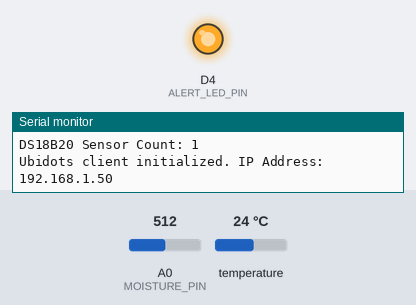
Recording of a sketch running on a simulated ESP8266 (NodeMCU). Shown: output pins drawn as LEDs (lit = HIGH), the last lines printed to the serial monitor. The inputs (shaded band) are chosen by the test bench; at power-on: A0 (MOISTURE_PIN) = 512, temperature 24 °C.

Above: at 11.1 s.
At 21.72 s:
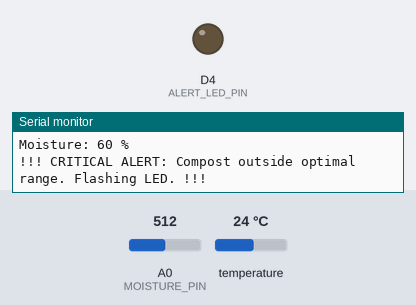
Timing chart, 0 to 29.8 s (numbered marks = the images above):
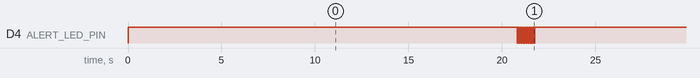

The sketch:

compost.ino
```cpp
// --- COMPOSTING IOT MONITOR - ESP8266 SKETCH (UBIDOTS INTEGRATION) ---
// This sketch reads temperature (DS18B20) and moisture (Analog Capacitive Sensor)
// and sends the data to Ubidots over Wi-Fi, which has a dedicated mobile app.

// 1. INCLUDE REQUIRED LIBRARIES
#include <ESP8266WiFi.h>
#include <OneWire.h>
#include <DallasTemperature.h>
// ---------------------------------------------------------------------------------
// CRITICAL FIX FOR LIBRARY ERROR:
// Reverting to the standard include name with angle brackets to resolve the library path issue.
#include <Ubidots.h>
// ---------------------------------------------------------------------------------

// 2. WIFI & UBIDOTS CONFIGURATION (UPDATE THESE)
const char* WIFI_SSID = "YOUR_WIFI_SSID";          // Your WiFi Network Name
const char* WIFI_PASS = "YOUR_WIFI_PASSWORD";  // Your WiFi Password

// Ubidots Account Configuration
// Go to https://ubidots.com/ and get your account token from your profile page.
const char* UBIDOTS_TOKEN = "YOUR_UBIDOTS_ACCOUNT_TOKEN";
const char* DEVICE_LABEL = "compost-monitor"; // A unique label for this specific device
const char* TEMPERATURE_LABEL = "temperature"; // The variable name for temperature
const char* MOISTURE_LABEL = "moisture";     // The variable name for moisture

// Delay between sending updates (in milliseconds).
const long readingInterval = 20000; // 20 seconds (20000 ms)
long lastReadingTime = 0;

// 3. SENSOR PIN DEFINITIONS & ALERT CONFIG
// DS18B20 Temperature Sensor (Data pin connected to D2 on ESP8266)
// NOTE: On NodeMCU boards, D2 is GPIO 4
#define ONE_WIRE_BUS D2
OneWire oneWire(ONE_WIRE_BUS);
DallasTemperature sensors(&oneWire);

// Capacitive Moisture Sensor (Analog pin A0 on ESP8266)
#define MOISTURE_PIN A0

// Built-in LED for visual alerts (usually GPIO 2 / D4 on NodeMCU)
#define ALERT_LED_PIN 2

// 4. OPTIMAL COMPOSTING THRESHOLDS
// Composting is active in the THERMOPHILIC range (55C - 65C)
const float MIN_TEMP_C = 50.0; // Alert if temperature drops below this (needs turning)
const float MAX_MOISTURE_PCT = 65; // Alert if moisture is above this (too wet, anaerobic risk)
const float MIN_MOISTURE_PCT = 40; // Alert if moisture is below this (too dry)

// Calibration values for the moisture sensor
const int AIR_VALUE = 850;   // Sensor value when completely dry (in air)
const int WATER_VALUE = 300; // Sensor value when completely wet (in water)

// Initialize Ubidots Client
// NOTE: The Ubidots class is now defined in Ubidots.h
Ubidots ubidots(UBIDOTS_TOKEN);

// --- SETUP FUNCTION ---
void setup() {
  Serial.begin(115200);
  Serial.println("\n--- Compost IoT Monitor Initializing (Ubidots) ---");

  // Setup the onboard LED pin as an output
  pinMode(ALERT_LED_PIN, OUTPUT);
  digitalWrite(ALERT_LED_PIN, HIGH); // Turn off LED (HIGH is usually OFF for onboard ESP LEDs)

  // Initialize temperature sensor
  sensors.begin();
  Serial.print("DS18B20 Sensor Count: ");
  Serial.println(sensors.getDeviceCount());

  // Set up Wi-Fi using the Ubidots library function
  ubidots.connectToWifi(WIFI_SSID, WIFI_PASS);
  Serial.print("Ubidots client initialized. IP Address: ");
  Serial.println(WiFi.localIP());
}

// --- UTILITY FUNCTION ---
// Converts Celsius to Fahrenheit
float toFahrenheit(float celsius) {
  return celsius * 9.0 / 5.0 + 32.0;
}

// Function to flash the LED to indicate an alert condition
void triggerAlert() {
  // Flash rapidly for 1 second
  for (int i = 0; i < 10; i++) {
    digitalWrite(ALERT_LED_PIN, LOW); // LED ON
    delay(50);
    digitalWrite(ALERT_LED_PIN, HIGH); // LED OFF
    delay(50);
  }
}

// --- READING FUNCTIONS ---

// Function to read temperature from DS18B20
float getTemperature() {
  sensors.requestTemperatures(); // Send the command to get temperatures
  float tempC = sensors.getTempCByIndex(0); // Get the temperature in Celsius of the first sensor
  if (tempC == DEVICE_DISCONNECTED_C) {
    Serial.println("Error: DS18B20 disconnected or error reading!");
    return -99.0; // Error value
  }
  return tempC;
}

// Function to read and map moisture percentage
int getMoisturePercentage() {
  int rawValue = analogRead(MOISTURE_PIN);

  // Map the raw analog value to a percentage (0-100)
  int moisturePercent = map(rawValue, AIR_VALUE, WATER_VALUE, 0, 100);

  // Constrain the value between 0 and 100
  moisturePercent = constrain(moisturePercent, 0, 100);

  Serial.print("Raw Moisture: ");
  Serial.print(rawValue);
  Serial.print(", Moisture %: ");
  Serial.println(moisturePercent);

  return moisturePercent;
}


// --- UBIDOTS DATA TRANSMISSION ---
void sendDataToUbidots(float tempC, int moisturePercent) {
  // Check if connected and try to reconnect if not
  if (!ubidots.isConnected()) {
    Serial.println("Ubidots client not connected. Attempting reconnection...");
    ubidots.reconnect();
  }

  if (ubidots.isConnected()) {
    // Add the values to the payload (variable label, value)
    ubidots.add(TEMPERATURE_LABEL, tempC);
    ubidots.add(MOISTURE_LABEL, moisturePercent);
    // Optionally add Fahrenheit value too
    ubidots.add("temp_f", toFahrenheit(tempC));

    Serial.print("Sending data to Ubidots...");

    // Send the data using the device label
    if (ubidots.sendAll(DEVICE_LABEL)) {
      Serial.println(" Data sent successfully.");
    } else {
      Serial.println(" ERROR: Failed to send data to Ubidots.");
    }
  } else {
    Serial.println("Failed to connect to Ubidots after retry.");
  }
}

// --- MAIN LOOP ---
void loop() {
  // Check if it's time to take a new reading and send data
  if (millis() - lastReadingTime >= readingInterval) {

    // 1. READ SENSOR DATA
    float tempC = getTemperature();
    int moisturePercent = getMoisturePercentage();

    // 2. PRINT TO SERIAL
    Serial.println("--- Reading ---");
    Serial.print("Temperature: ");
    Serial.print(tempC);
    Serial.println(" C");
    Serial.print("Moisture: ");
    Serial.print(moisturePercent);
    Serial.println(" %");

    // 3. CHECK FOR CRITICAL CONDITIONS AND ALERT
    if (tempC != -99.0 && (tempC < MIN_TEMP_C || moisturePercent < MIN_MOISTURE_PCT || moisturePercent > MAX_MOISTURE_PCT)) {
      Serial.println("!!! CRITICAL ALERT: Compost outside optimal range. Flashing LED. !!!");
      triggerAlert(); // Flash the built-in LED
    } else if (tempC != -99.0) {
      Serial.println("Status: Optimal range. Turning off LED.");
      digitalWrite(ALERT_LED_PIN, HIGH); // Ensure LED is off
    }

    // 4. SEND DATA
    if (tempC != -99.0) {
      sendDataToUbidots(tempC, moisturePercent);
    }

    lastReadingTime = millis();
  }

  // Short delay to avoid flooding the loop unnecessarily
  delay(100);
}
```

Measured:
- by itself, D4 (ALERT_LED_PIN): repeats every 21.8 s: 9 × (HIGH 0.05 s, LOW 0.05 s), HIGH 20.8 s, LOW 0.05 s
- by itself, everything shown: repeats every 21.8 s, in 8 steps
